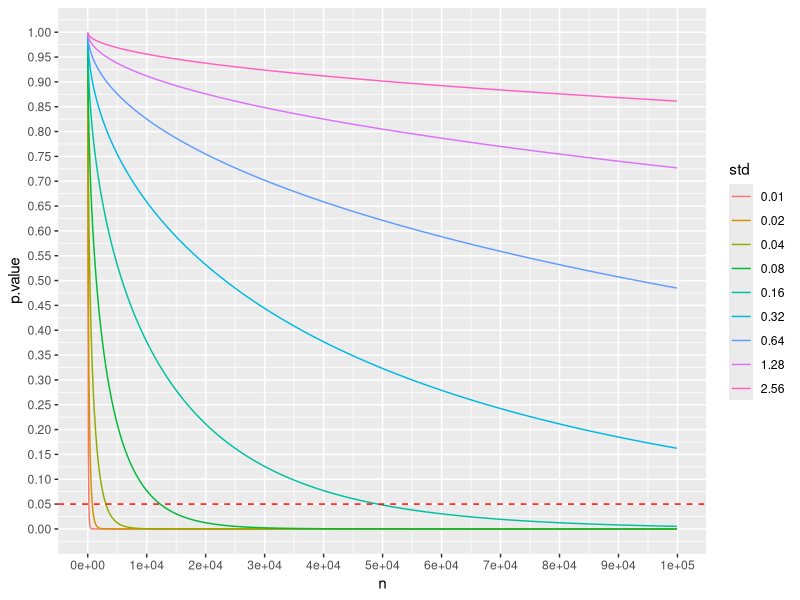
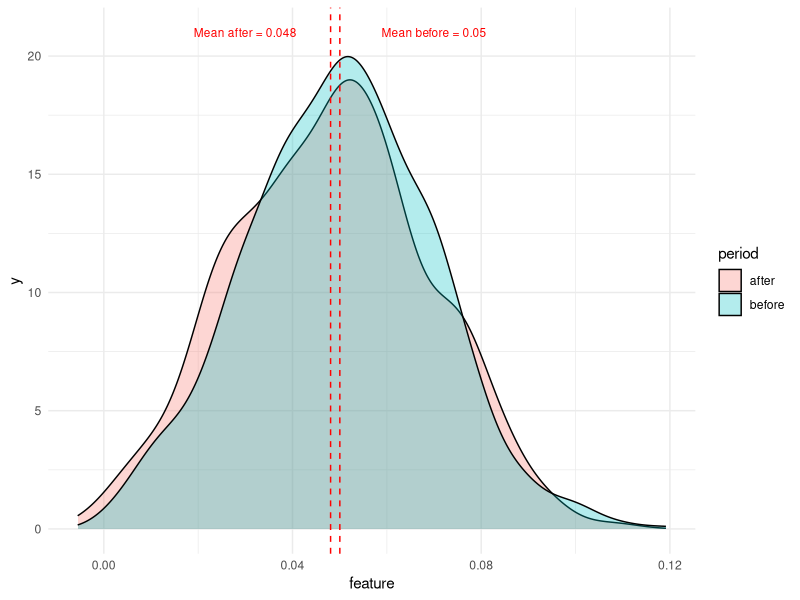
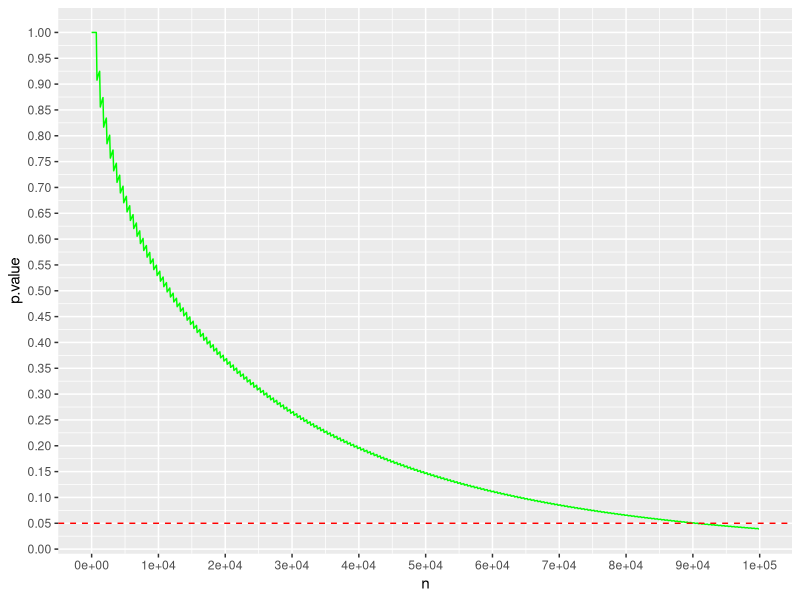

Recreate these plots in R, in order.
## ---- chunk 1
knitr::opts_chunk$set(echo = TRUE)

library(dplyr)
library(ggplot2)
library(knitr)
library(kableExtra)
## ---- chunk 2
before_distribution_part <- 0.05
after_distribution_part <- 0.048

std_values <- 0.01 * 2^(seq(0, 8)) # for student's test
## ---- chunk 3
result_student <- data.frame()

for (n in seq(1, 100000, 100)) {
  for (dist_std in std_values) {
    z <- (before_distribution_part - after_distribution_part) * ((2 * dist_std ^ 2) / n)^(-1/2)
    result_student <- result_student %>%
      bind_rows(
        data.frame(n = n, z = z, p.value = (1 - pnorm(z, 0, 1)) * 2, dist_std = dist_std)
      )
  }
}
## ---- chunk 4
ggplot(result_student) + 
  geom_line(aes(x = n, y = p.value, color = as.factor(dist_std))) + 
  geom_hline(yintercept = 0.05, color = 'red', linetype = 'dashed') +
  scale_y_continuous(breaks = seq(0, 1, 0.05)) +
  scale_x_continuous(breaks = seq(0, 100000, 10000)) +
  scale_color_discrete(name = 'std')
## ---- chunk 5
data_norm <- read.csv('data_norm.csv')

head(data_norm)
## ---- chunk 6
data_before <- data_norm %>% filter(period == 'before')
data_after <- data_norm %>% filter(period == 'after')

mean_before <- mean(data_before$feature)
mean_after <- mean(data_after$feature)

data_norm %>% ggplot(aes(x = feature, fill = period)) +
  geom_density(alpha = 0.3) + 
  geom_vline(xintercept = mean_before, color = 'red', linetype = 'dashed') +
  geom_vline(xintercept = mean_after, color = 'red', linetype = 'dashed') +
  annotate('text', x = 0.07, y = 21, label = paste0('Mean before = ', round(mean_before, 3)), 
           color = 'red', size = 3) + 
  annotate('text', x = 0.03, y = 21, label = paste0('Mean after = ', round(mean_after, 3)), 
           color = 'red', size = 3) +
  theme_minimal()
## ---- chunk 7
print(paste0('sd = ', round(sd(data_norm$feature), 2)))
## ---- chunk 8
t.test(data_before$feature, data_after$feature) 
## ---- chunk 9
result_fisher <- data.frame()

for (n in seq(1, 100000, 100)) {

  pos_before_n <- round(before_distribution_part * n)
  pos_after_n <- round(after_distribution_part * n)

  con_table <- matrix(
    c(pos_before_n, pos_after_n, n - pos_before_n, n - pos_after_n),
    nrow = 2,
    dimnames = list(group = c("Before", "After"), param = c("Pos", "Neg"))
  )

  test_res <- fisher.test(con_table)

  result_fisher <- result_fisher %>%
    bind_rows(
      data.frame(n = n, p.value = test_res$p.value)
    )
}
## ---- chunk 10
ggplot(result_fisher) + 
  geom_line(aes(x = n, y = p.value), color = 'green') + 
  geom_hline(yintercept = 0.05, color = 'red', linetype = 'dashed') +
  scale_y_continuous(breaks = seq(0, 1, 0.05)) +
  scale_x_continuous(breaks = seq(0, 100000, 10000))
## ---- chunk 11
data_raw <- read.csv('data_bern.csv')

data_prep <- data_raw %>%
  mutate(group = ifelse(dt %in% c("2018-11-20","2018-11-21"), 'before', 'after'))
  
data_group <- data_prep %>% 
  group_by(group) %>% 
  summarise(
    count = n(),
    feature = round(mean(is_view) * 100, 2)
  )
## ---- chunk 12
head(data_raw)
## ---- chunk 13
kable(data_group) %>% kable_styling(full_width = F, position = "center")
## ---- chunk 14
data_before <- data_prep %>% filter(group == 'before')
data_after <- data_prep %>% filter(group == 'after')

pos_before <- sum(data_before$is_view)
pos_after <- sum(data_after$is_view)
n <- length(data_before$is_view)

con_table <- matrix(
  c(pos_before, pos_after, n - pos_before, n - pos_after),
  nrow = 2,
  dimnames = list(group = c("Before", "After"), param = c("Pos", "Neg"))
)

test_res <- fisher.test(con_table)
p_value <- test_res$p.value

## ---- chunk 15
print(paste0('p-value = ', round(p_value, 3)))
